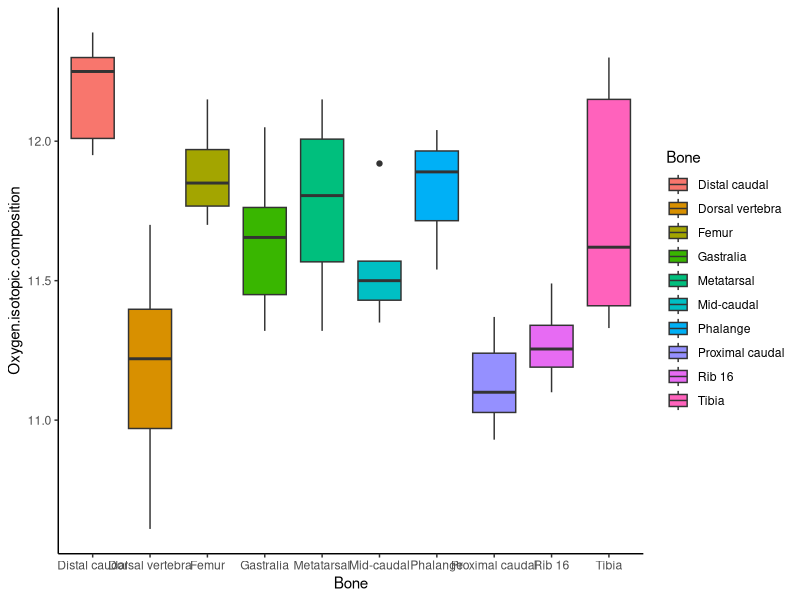

Generate this figure with R:
# Load libraries
library(ggplot2)
library(dplyr)
library(tidyr)

# Set working directory
setwd("D:/R-4.0.2/ESE5023_Assignments/PS3")

#2

bone_oxygen <- read.csv(file = "bone_oxy.csv", header = T)
bone_oxygen_tbl<-as_tibble(bone_oxygen)
bone_oxygen_tbl%>%
  group_by(Bone) %>%
  summarise(
    count = n(),
    mean = mean(Oxygen.isotopic.composition, na.rm = TRUE),
    sd = sd(Oxygen.isotopic.composition, na.rm = TRUE)
  )
bone_oxygen_tbl %>%
  group_by(Bone) %>%
  ggplot(aes(x = Bone, y = Oxygen.isotopic.composition, fill = Bone)) +
  geom_boxplot() +
  theme_classic()
anova_one_way <- aov(Oxygen.isotopic.composition ~ Bone, data = bone_oxygen_tbl)
summary(anova_one_way)
#TukeyHSD(anova_one_way)

#p-value is 1.01e-06 is very small,so the means are different for different bones,
#the dataset support Tyrannosaurua Rex is not warm-blooded.

# good work
